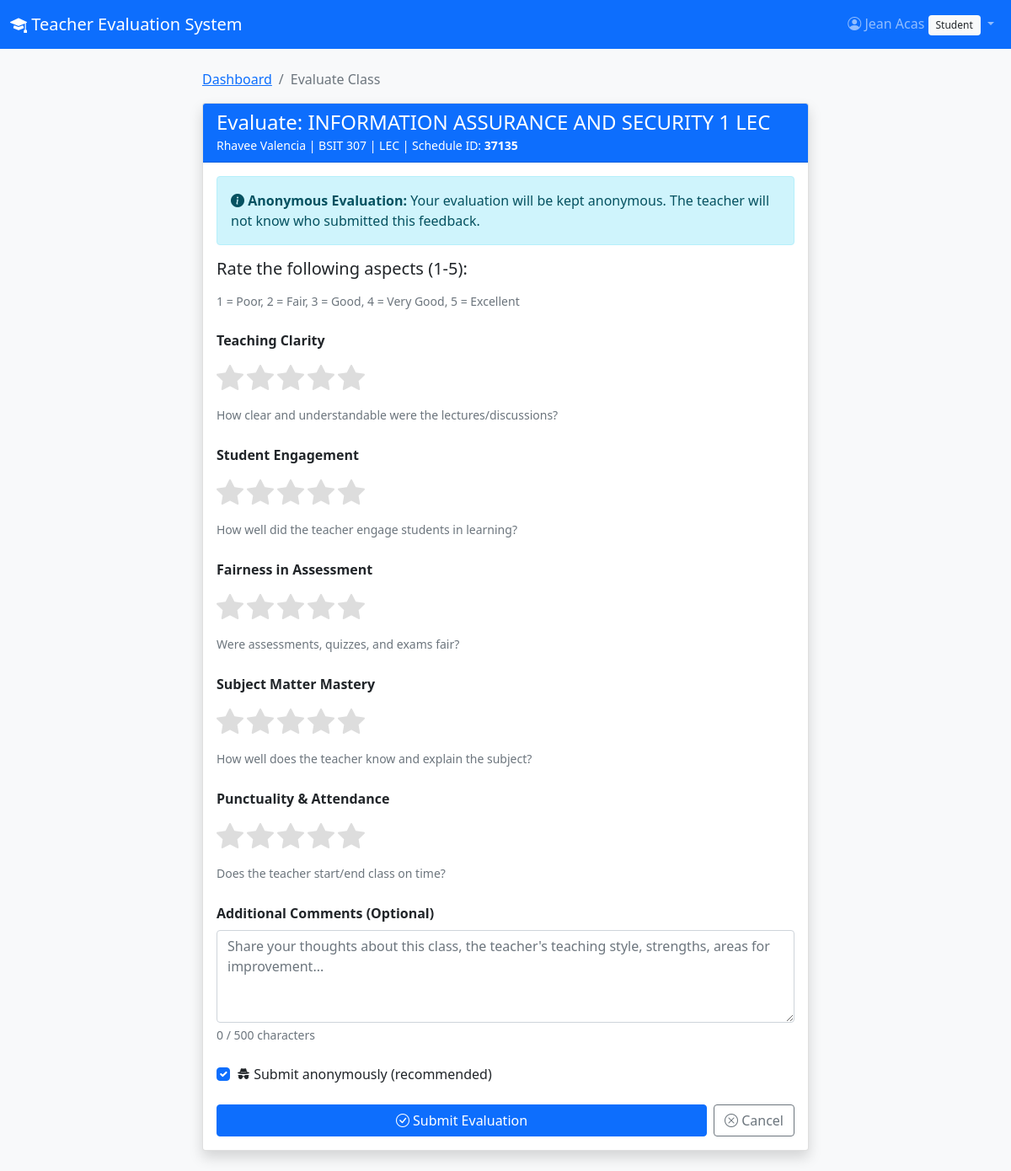
/student/evaluate-class/6 (signed in), run on the app's committed database.
### models.py (models this page shows, shortened)
class User(UserMixin, db.Model):
    __tablename__ = 'users'
    id = db.Column(db.Integer, primary_key=True)
    username = db.Column(db.String(80), unique=True, nullable=False)
    email = db.Column(db.String(120), unique=True, nullable=False)
    password_hash = db.Column(db.String(200), nullable=False)
    role = db.Column(db.String(50), nullable=False)  # student, program_head, dean, admin
    full_name = db.Column(db.String(100), nullable=False)
    department = db.Column(db.String(100))
    is_active = db.Column(db.Boolean, default=True)
    created_at = db.Column(db.DateTime, default=datetime.utcnow)
    roll_number = db.Column(db.String(20), unique=True)
    program = db.Column(db.String(100))
    semester = db.Column(db.Integer)
    is_irregular = db.Column(db.Boolean, default=False)  # ADDED: Regular/Irregular student
    evaluations_given = db.relationship('Evaluation', foreign_keys='Evaluation.evaluator_id',
                                      backref='evaluator', lazy=True)
    audit_logs = db.relationship('AuditLog', backref='user', lazy=True)
    enrollments = db.relationship('Enrollment', backref='student', lazy=True)
    class_evaluations = db.relationship('ClassEvaluation', backref='evaluator', lazy=True)

class ClassAssignment(db.Model):
    __tablename__ = 'class_assignments'
    id = db.Column(db.Integer, primary_key=True)
    section_id = db.Column(db.Integer, db.ForeignKey('sections.id'), nullable=False)
    teacher_id = db.Column(db.Integer, db.ForeignKey('teachers.id'), nullable=False)
    subject_name = db.Column(db.String(200), nullable=False)
    subject_type = db.Column(db.String(20), default='LEC')
    schedule_id = db.Column(db.String(20), nullable=False)
    is_active = db.Column(db.Boolean, default=True)
    evaluations = db.relationship('ClassEvaluation', backref='class_assignment', lazy=True, cascade='all, delete-orphan')

class Teacher(db.Model):
    __tablename__ = 'teachers'
    id = db.Column(db.Integer, primary_key=True)
    name = db.Column(db.String(100), nullable=False)
    email = db.Column(db.String(120), unique=True, nullable=False)
    department = db.Column(db.String(100), nullable=False)
    subjects = db.Column(db.String(500))  # Comma-separated subjects
    joining_date = db.Column(db.DateTime, default=datetime.utcnow)
    is_active = db.Column(db.Boolean, default=True)
    evaluations = db.relationship('Evaluation', backref='teacher', lazy=True)
    class_assignments = db.relationship('ClassAssignment', backref='teacher', lazy=True)

class Section(db.Model):
    __tablename__ = 'sections'
    id = db.Column(db.Integer, primary_key=True)
    name = db.Column(db.String(50), nullable=False)
    program = db.Column(db.String(100), nullable=False)
    year_level = db.Column(db.Integer, nullable=False)
    semester = db.Column(db.Integer, default=1)
    school_year = db.Column(db.String(20))
    is_active = db.Column(db.Boolean, default=True)
    created_at = db.Column(db.DateTime, default=datetime.utcnow)
    class_assignments = db.relationship('ClassAssignment', backref='section', lazy=True, cascade='all, delete-orphan')
    enrollments = db.relationship('Enrollment', backref='section', lazy=True)

### app.py (the view, shortened to what this page needs)
@app.route('/student/evaluate-class/<int:class_id>', methods=['GET', 'POST'])
@login_required
@role_required('student')
def student_evaluate_class(class_id):
    class_assignment = ClassAssignment.query.get_or_404(class_id)
    enrollment = Enrollment.query.filter_by(
        student_id=current_user.id,
        section_id=class_assignment.section_id,
        is_active=True
    ).first()
    if not enrollment and not current_user.is_irregular:
        flash('You are not enrolled in this section. Please contact your administrator.', 'danger')
        return redirect(url_for('student_dashboard'))
    if enrollment and not current_user.is_irregular:
        existing = ClassEvaluation.query.filter_by(
            class_assignment_id=class_id,
            evaluator_id=current_user.id
        ).first()
        if existing:
            flash('You have already evaluated this class.', 'warning')
            return redirect(url_for('student_dashboard'))
    return render_template('student/evaluate_class.html', class_assignment=class_assignment)

### app.py (called while the page is built)
def role_required(*roles):
    def decorator(f):
        @wraps(f)
        def decorated_function(*args, **kwargs):
            if not current_user.is_authenticated:
                return redirect(url_for('login'))
            if current_user.role not in roles:
                flash('You do not have permission to access this page.', 'danger')
                return redirect(url_for('index'))
            return f(*args, **kwargs)
        return decorated_function
    return decorator

@login_manager.user_loader
def load_user(user_id):
    return User.query.get(int(user_id))

### templates/student/evaluate_class.html (shortened to what this page needs)
{% extends "base.html" %}
{% block content %}
<div class="container py-4">
    <div class="row justify-content-center">
        <div class="col-md-8">
            <nav aria-label="breadcrumb">
                <ol class="breadcrumb">
                    <li class="breadcrumb-item"><a href="{{ url_for('student_dashboard') }}">Dashboard</a></li>
                    <li class="breadcrumb-item active">Evaluate Class</li>
                </ol>
            </nav>
            <div class="card shadow">
                <div class="card-header bg-primary text-white">
                    <h4 class="mb-0">Evaluate: {{ class_assignment.subject_name }}</h4>
                    <small>
                        {{ class_assignment.teacher.name }} |
                        {{ class_assignment.section.name }} |
                        {{ class_assignment.subject_type }} |
                        Schedule ID: <strong id="displayScheduleId">{{ class_assignment.schedule_id }}</strong>
                    </small>
                </div>
                <div class="card-body">
                    <div class="alert alert-info">
                        <i class="bi bi-info-circle-fill"></i>
                        <strong>Anonymous Evaluation:</strong> Your evaluation will be kept anonymous.
                        The teacher will not know who submitted this feedback.
                    </div>
                    <form method="POST" id="evaluationForm" onsubmit="return validateForm()">
                        <h5 class="mb-3">Rate the following aspects (1-5):</h5>
                        <p class="text-muted small mb-4">1 = Poor, 2 = Fair, 3 = Good, 4 = Very Good, 5 = Excellent</p>
                        <div class="mb-4">
                            <label class="form-label fw-bold">Teaching Clarity</label>
                            <div class="rating-stars mb-2">
                                {% for i in range(1, 6) %}
                                <label for="tc{{ i }}"><i class="bi bi-star-fill"></i></label>
                                {% endfor %}
                            </div>
                            <small class="text-muted">How clear and understandable were the lectures/discussions?</small>
                        </div>
                        <div class="mb-4">
                            <label class="form-label fw-bold">Student Engagement</label>
                            <div class="rating-stars mb-2">
                                {% for i in range(1, 6) %}
                                <label for="eng{{ i }}"><i class="bi bi-star-fill"></i></label>
                                {% endfor %}
                            </div>
                            <small class="text-muted">How well did the teacher engage students in learning?</small>
                        </div>
                        <div class="mb-4">
                            <label class="form-label fw-bold">Fairness in Assessment</label>
                            <div class="rating-stars mb-2">
                                {% for i in range(1, 6) %}
                                <label for="fair{{ i }}"><i class="bi bi-star-fill"></i></label>
                                {% endfor %}
                            </div>
                            <small class="text-muted">Were assessments, quizzes, and exams fair?</small>
                        </div>
                        <div class="mb-4">
                            <label class="form-label fw-bold">Subject Matter Mastery</label>
                            <div class="rating-stars mb-2">
                                {% for i in range(1, 6) %}
                                <label for="sm{{ i }}"><i class="bi bi-star-fill"></i></label>
                                {% endfor %}
                            </div>
                            <small class="text-muted">How well does the teacher know and explain the subject?</small>
                        </div>
                        <div class="mb-4">
                            <label class="form-label fw-bold">Punctuality & Attendance</label>
                            <div class="rating-stars mb-2">
                                {% for i in range(1, 6) %}
                                <label for="punct{{ i }}"><i class="bi bi-star-fill"></i></label>
                                {% endfor %}
                            </div>
                            <small class="text-muted">Does the teacher start/end class on time?</small>
                        </div>
                        <div class="mb-4">
                            <label for="comments" class="form-label fw-bold">Additional Comments (Optional)</label>
                            <textarea class="form-control" id="comments" name="comments" rows="4"
                                      placeholder="Share your thoughts about this class, the teacher's teaching style, strengths, areas for improvement..."></textarea>
                        </div>
                        <div class="mb-4 form-check">
                            <input type="checkbox" class="form-check-input" name="anonymous" id="anonymous" checked>
                            <label class="form-check-label" for="anonymous">
                                <i class="bi bi-incognito"></i> Submit anonymously (recommended)
                            </label>
                        </div>
                        <div class="d-flex gap-2">
                            <button type="submit" class="btn btn-primary flex-grow-1" id="submitBtn">
                                <i class="bi bi-check-circle"></i> Submit Evaluation
                            </button>
                            <a href="{{ url_for('student_dashboard') }}" class="btn btn-outline-secondary">
                                <i class="bi bi-x-circle"></i> Cancel
                            </a>
                        </div>
                    </form>
                </div>
            </div>
        </div>
    </div>
</div>
{% endblock %}

### templates/base.html (shortened to what this page needs)
<!DOCTYPE html>
<html lang="en">
<head>
    <link href="https://cdn.jsdelivr.net/npm/bootstrap@5.1.3/dist/css/bootstrap.min.css" rel="stylesheet">
    <link rel="stylesheet" href="https://cdn.jsdelivr.net/npm/bootstrap-icons@1.8.1/font/bootstrap-icons.css">
    <link rel="stylesheet" href="{{ url_for('static', filename='style.css') }}">
</head>
<body>
    <nav class="navbar navbar-expand-lg navbar-dark bg-primary">
        <div class="container-fluid">
            <a class="navbar-brand" href="{{ url_for('index') }}">
                <i class="bi bi-mortarboard-fill"></i> Teacher Evaluation System
            </a>
            <div class="collapse navbar-collapse" id="navbarNav">
                <ul class="navbar-nav ms-auto">
                    {% if current_user.is_authenticated %}
                        <li class="nav-item dropdown">
                            <a class="nav-link dropdown-toggle" href="#" id="userDropdown" role="button"
                               data-bs-toggle="dropdown" aria-expanded="false">
                                <i class="bi bi-person-circle"></i> {{ current_user.full_name }}
                                <span class="badge bg-light text-dark">{{ current_user.role|replace('_', ' ')|title }}</span>
                            </a>
                        </li>
                    {% endif %}
                </ul>
            </div>
        </div>
    </nav>
    <div class="container-fluid">
        <div class="row">
            {% if current_user.is_authenticated and current_user.role != 'student' %}
            <nav class="col-md-2 d-md-block bg-light sidebar">
                <div class="position-sticky pt-3">
                    <ul class="nav flex-column">
                        {% if current_user.role == 'admin' %}
                        <li class="nav-item">
                            <a class="nav-link {% if request.endpoint == 'admin_dashboard' %}active{% endif %}"
                               href="{{ url_for('admin_dashboard') }}">
                                <i class="bi bi-speedometer2"></i> Dashboard
                            </a>
                        </li>
                        <li class="nav-item">
                            <a class="nav-link {% if request.endpoint == 'admin_users' %}active{% endif %}"
                               href="{{ url_for('admin_users') }}">
                                <i class="bi bi-people"></i> Users & Teachers
                            </a>
                        </li>
                        <li class="nav-item">
                            <a class="nav-link {% if request.endpoint == 'audit_logs' %}active{% endif %}"
                               href="{{ url_for('audit_logs') }}">
                                <i class="bi bi-journal-text"></i> Audit Logs
                            </a>
                        </li>
                        <li class="nav-item">
                            <a class="nav-link {% if request.endpoint == 'email_reminders' %}active{% endif %}"
                               href="{{ url_for('email_reminders') }}">
                                <i class="bi bi-envelope"></i> Email Reminders
                            </a>
                        </li>
                        {% elif current_user.role == 'program_head' %}
                        <li class="nav-item">
                            <a class="nav-link {% if request.endpoint == 'program_head_dashboard' %}active{% endif %}"
                               href="{{ url_for('program_head_dashboard') }}">
                                <i class="bi bi-speedometer2"></i> Dashboard
                            </a>
                        </li>
                        {% elif current_user.role == 'dean' %}
                        <li class="nav-item">
                            <a class="nav-link {% if request.endpoint == 'dean_dashboard' %}active{% endif %}"
                               href="{{ url_for('dean_dashboard') }}">
                                <i class="bi bi-speedometer2"></i> Dashboard
                            </a>
                        </li>
                        {% endif %}
                    </ul>
                </div>
            </nav>
            <main class="col-md-10 ms-sm-auto px-md-4">
            {% else %}
            <main class="col-12">
            {% endif %}
                {% block content %}{% endblock %}
            </main>
        </div>
    </div>
</body>
</html>

### static/style.css (style rules this page uses)
body { font-family: 'Segoe UI', Tahoma, Geneva, Verdana, sans-serif; background-color: #f8f9fa; }
.rating-stars { display: flex; flex-direction: row-reverse; justify-content: flex-end; gap: 0.25rem; }
.rating-stars label { font-size: 1.5rem; color: #ddd; cursor: pointer; transition: color 0.2s, transform 0.2s; }
.badge { padding: 0.5em 0.75em; font-weight: 500; }
.btn-primary { background-color: #0d6efd; border-color: #0d6efd; }

### templates/student/evaluate_class.html (style rules this page uses)
.rating-stars { display: flex; flex-direction: row-reverse; justify-content: flex-end; gap: 0.25rem; }
.rating-stars label { font-size: 2rem; color: #ddd; cursor: pointer; transition: all 0.2s; }
.rating-stars label i { font-size: 2rem; }

### data on the page
User: full_name "Jean Acas", role "Student"
ClassAssignment: subject_name "INFORMATION ASSURANCE AND SECURITY 1 LEC", subject_type "LEC", schedule_id "37135"
Teacher: teacher.name "Rhavee Valencia"
Section: section.name "BSIT 307"
